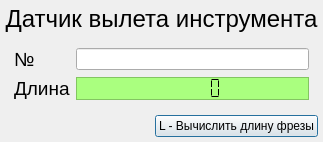
<?xml version="1.0" encoding="UTF-8"?>
<ui version="4.0">
 <class>ToolLengthSensorWindow</class>
 <widget class="QDialog" name="ToolLengthSensorWindow">
  <property name="geometry">
   <rect>
    <x>0</x>
    <y>0</y>
    <width>300</width>
    <height>200</height>
   </rect>
  </property>
  <property name="windowTitle">
   <string>Датчик вылета инструмента</string>
  </property>
  <property name="sizeGripEnabled">
   <bool>false</bool>
  </property>
  <property name="modal">
   <bool>false</bool>
  </property>
  <layout class="QGridLayout" name="gridLayout">
   <property name="sizeConstraint">
    <enum>QLayout::SetFixedSize</enum>
   </property>
   <property name="leftMargin">
    <number>5</number>
   </property>
   <property name="topMargin">
    <number>5</number>
   </property>
   <property name="rightMargin">
    <number>5</number>
   </property>
   <property name="bottomMargin">
    <number>5</number>
   </property>
   <item row="2" column="1">
    <widget class="QPushButton" name="toolLengthSensorPushButton">
     <property name="sizePolicy">
      <sizepolicy hsizetype="Minimum" vsizetype="Preferred">
       <horstretch>0</horstretch>
       <verstretch>0</verstretch>
      </sizepolicy>
     </property>
     <property name="text">
      <string>L - Вычислить длину фрезы</string>
     </property>
     <property name="shortcut">
      <string>L</string>
     </property>
    </widget>
   </item>
   <item row="2" column="0">
    <spacer name="horizontalSpacer">
     <property name="orientation">
      <enum>Qt::Horizontal</enum>
     </property>
     <property name="sizeHint" stdset="0">
      <size>
       <width>100</width>
       <height>20</height>
      </size>
     </property>
    </spacer>
   </item>
   <item row="0" column="0" colspan="2">
    <widget class="QLabel" name="toolLengthSensorTitleLabel">
     <property name="font">
      <font>
       <pointsize>18</pointsize>
      </font>
     </property>
     <property name="text">
      <string>Датчик вылета инструмента</string>
     </property>
     <property name="alignment">
      <set>Qt::AlignCenter</set>
     </property>
    </widget>
   </item>
   <item row="1" column="0" colspan="2">
    <widget class="QFrame" name="toolSettingsFrame">
     <property name="frameShape">
      <enum>QFrame::NoFrame</enum>
     </property>
     <property name="frameShadow">
      <enum>QFrame::Raised</enum>
     </property>
     <layout class="QGridLayout" name="gridLayout_2">
      <item row="1" column="1">
       <widget class="QLabel" name="toolNumberLabel">
        <property name="font">
         <font>
          <pointsize>14</pointsize>
         </font>
        </property>
        <property name="text">
         <string>№</string>
        </property>
       </widget>
      </item>
      <item row="1" column="2">
       <widget class="QLineEdit" name="toolNumberLineEdit"/>
      </item>
      <item row="2" column="1">
       <widget class="QLabel" name="toolLengthLabel">
        <property name="font">
         <font>
          <pointsize>14</pointsize>
         </font>
        </property>
        <property name="text">
         <string>Длина</string>
        </property>
       </widget>
      </item>
      <item row="2" column="2">
       <widget class="QLCDNumber" name="toolLengthLcdNumber">
        <property name="sizePolicy">
         <sizepolicy hsizetype="Preferred" vsizetype="Minimum">
          <horstretch>1</horstretch>
          <verstretch>0</verstretch>
         </sizepolicy>
        </property>
        <property name="palette">
         <palette>
          <active>
           <colorrole role="WindowText">
            <brush brushstyle="SolidPattern">
             <color alpha="255">
              <red>0</red>
              <green>0</green>
              <blue>0</blue>
             </color>
            </brush>
           </colorrole>
           <colorrole role="Button">
            <brush brushstyle="SolidPattern">
             <color alpha="255">
              <red>170</red>
              <green>255</green>
              <blue>127</blue>
             </color>
            </brush>
           </colorrole>
           <colorrole role="Light">
            <brush brushstyle="SolidPattern">
             <color alpha="255">
              <red>255</red>
              <green>255</green>
              <blue>255</blue>
             </color>
            </brush>
           </colorrole>
           <colorrole role="Midlight">
            <brush brushstyle="SolidPattern">
             <color alpha="255">
              <red>212</red>
              <green>255</green>
              <blue>191</blue>
             </color>
            </brush>
           </colorrole>
           <colorrole role="Dark">
            <brush brushstyle="SolidPattern">
             <color alpha="255">
              <red>85</red>
              <green>127</green>
              <blue>63</blue>
             </color>
            </brush>
           </colorrole>
           <colorrole role="Mid">
            <brush brushstyle="SolidPattern">
             <color alpha="255">
              <red>113</red>
              <green>170</green>
              <blue>84</blue>
             </color>
            </brush>
           </colorrole>
           <colorrole role="Text">
            <brush brushstyle="SolidPattern">
             <color alpha="255">
              <red>0</red>
              <green>0</green>
              <blue>0</blue>
             </color>
            </brush>
           </colorrole>
           <colorrole role="BrightText">
            <brush brushstyle="SolidPattern">
             <color alpha="255">
              <red>255</red>
              <green>255</green>
              <blue>255</blue>
             </color>
            </brush>
           </colorrole>
           <colorrole role="ButtonText">
            <brush brushstyle="SolidPattern">
             <color alpha="255">
              <red>0</red>
              <green>0</green>
              <blue>0</blue>
             </color>
            </brush>
           </colorrole>
           <colorrole role="Base">
            <brush brushstyle="SolidPattern">
             <color alpha="255">
              <red>255</red>
              <green>255</green>
              <blue>255</blue>
             </color>
            </brush>
           </colorrole>
           <colorrole role="Window">
            <brush brushstyle="SolidPattern">
             <color alpha="255">
              <red>170</red>
              <green>255</green>
              <blue>127</blue>
             </color>
            </brush>
           </colorrole>
           <colorrole role="Shadow">
            <brush brushstyle="SolidPattern">
             <color alpha="255">
              <red>0</red>
              <green>0</green>
              <blue>0</blue>
             </color>
            </brush>
           </colorrole>
           <colorrole role="AlternateBase">
            <brush brushstyle="SolidPattern">
             <color alpha="255">
              <red>212</red>
              <green>255</green>
              <blue>191</blue>
             </color>
            </brush>
           </colorrole>
           <colorrole role="ToolTipBase">
            <brush brushstyle="SolidPattern">
             <color alpha="255">
              <red>255</red>
              <green>255</green>
              <blue>220</blue>
             </color>
            </brush>
           </colorrole>
           <colorrole role="ToolTipText">
            <brush brushstyle="SolidPattern">
             <color alpha="255">
              <red>0</red>
              <green>0</green>
              <blue>0</blue>
             </color>
            </brush>
           </colorrole>
          </active>
          <inactive>
           <colorrole role="WindowText">
            <brush brushstyle="SolidPattern">
             <color alpha="255">
              <red>0</red>
              <green>0</green>
              <blue>0</blue>
             </color>
            </brush>
           </colorrole>
           <colorrole role="Button">
            <brush brushstyle="SolidPattern">
             <color alpha="255">
              <red>170</red>
              <green>255</green>
              <blue>127</blue>
             </color>
            </brush>
           </colorrole>
           <colorrole role="Light">
            <brush brushstyle="SolidPattern">
             <color alpha="255">
              <red>255</red>
              <green>255</green>
              <blue>255</blue>
             </color>
            </brush>
           </colorrole>
           <colorrole role="Midlight">
            <brush brushstyle="SolidPattern">
             <color alpha="255">
              <red>212</red>
              <green>255</green>
              <blue>191</blue>
             </color>
            </brush>
           </colorrole>
           <colorrole role="Dark">
            <brush brushstyle="SolidPattern">
             <color alpha="255">
              <red>85</red>
              <green>127</green>
              <blue>63</blue>
             </color>
            </brush>
           </colorrole>
           <colorrole role="Mid">
            <brush brushstyle="SolidPattern">
             <color alpha="255">
              <red>113</red>
              <green>170</green>
              <blue>84</blue>
             </color>
            </brush>
           </colorrole>
           <colorrole role="Text">
            <brush brushstyle="SolidPattern">
             <color alpha="255">
              <red>0</red>
              <green>0</green>
              <blue>0</blue>
             </color>
            </brush>
           </colorrole>
           <colorrole role="BrightText">
            <brush brushstyle="SolidPattern">
             <color alpha="255">
              <red>255</red>
              <green>255</green>
              <blue>255</blue>
             </color>
            </brush>
           </colorrole>
           <colorrole role="ButtonText">
            <brush brushstyle="SolidPattern">
             <color alpha="255">
              <red>0</red>
              <green>0</green>
              <blue>0</blue>
             </color>
            </brush>
           </colorrole>
           <colorrole role="Base">
            <brush brushstyle="SolidPattern">
             <color alpha="255">
              <red>255</red>
              <green>255</green>
              <blue>255</blue>
             </color>
            </brush>
           </colorrole>
           <colorrole role="Window">
            <brush brushstyle="SolidPattern">
             <color alpha="255">
              <red>170</red>
              <green>255</green>
              <blue>127</blue>
             </color>
            </brush>
           </colorrole>
           <colorrole role="Shadow">
            <brush brushstyle="SolidPattern">
             <color alpha="255">
              <red>0</red>
              <green>0</green>
              <blue>0</blue>
             </color>
            </brush>
           </colorrole>
           <colorrole role="AlternateBase">
            <brush brushstyle="SolidPattern">
             <color alpha="255">
              <red>212</red>
              <green>255</green>
              <blue>191</blue>
             </color>
            </brush>
           </colorrole>
           <colorrole role="ToolTipBase">
            <brush brushstyle="SolidPattern">
             <color alpha="255">
              <red>255</red>
              <green>255</green>
              <blue>220</blue>
             </color>
            </brush>
           </colorrole>
           <colorrole role="ToolTipText">
            <brush brushstyle="SolidPattern">
             <color alpha="255">
              <red>0</red>
              <green>0</green>
              <blue>0</blue>
             </color>
            </brush>
           </colorrole>
          </inactive>
          <disabled>
           <colorrole role="WindowText">
            <brush brushstyle="SolidPattern">
             <color alpha="255">
              <red>85</red>
              <green>127</green>
              <blue>63</blue>
             </color>
            </brush>
           </colorrole>
           <colorrole role="Button">
            <brush brushstyle="SolidPattern">
             <color alpha="255">
              <red>170</red>
              <green>255</green>
              <blue>127</blue>
             </color>
            </brush>
           </colorrole>
           <colorrole role="Light">
            <brush brushstyle="SolidPattern">
             <color alpha="255">
              <red>255</red>
              <green>255</green>
              <blue>255</blue>
             </color>
            </brush>
           </colorrole>
           <colorrole role="Midlight">
            <brush brushstyle="SolidPattern">
             <color alpha="255">
              <red>212</red>
              <green>255</green>
              <blue>191</blue>
             </color>
            </brush>
           </colorrole>
           <colorrole role="Dark">
            <brush brushstyle="SolidPattern">
             <color alpha="255">
              <red>85</red>
              <green>127</green>
              <blue>63</blue>
             </color>
            </brush>
           </colorrole>
           <colorrole role="Mid">
            <brush brushstyle="SolidPattern">
             <color alpha="255">
              <red>113</red>
              <green>170</green>
              <blue>84</blue>
             </color>
            </brush>
           </colorrole>
           <colorrole role="Text">
            <brush brushstyle="SolidPattern">
             <color alpha="255">
              <red>85</red>
              <green>127</green>
              <blue>63</blue>
             </color>
            </brush>
           </colorrole>
           <colorrole role="BrightText">
            <brush brushstyle="SolidPattern">
             <color alpha="255">
              <red>255</red>
              <green>255</green>
              <blue>255</blue>
             </color>
            </brush>
           </colorrole>
           <colorrole role="ButtonText">
            <brush brushstyle="SolidPattern">
             <color alpha="255">
              <red>85</red>
              <green>127</green>
              <blue>63</blue>
             </color>
            </brush>
           </colorrole>
           <colorrole role="Base">
            <brush brushstyle="SolidPattern">
             <color alpha="255">
              <red>170</red>
              <green>255</green>
              <blue>127</blue>
             </color>
            </brush>
           </colorrole>
           <colorrole role="Window">
            <brush brushstyle="SolidPattern">
             <color alpha="255">
              <red>170</red>
              <green>255</green>
              <blue>127</blue>
             </color>
            </brush>
           </colorrole>
           <colorrole role="Shadow">
            <brush brushstyle="SolidPattern">
             <color alpha="255">
              <red>0</red>
              <green>0</green>
              <blue>0</blue>
             </color>
            </brush>
           </colorrole>
           <colorrole role="AlternateBase">
            <brush brushstyle="SolidPattern">
             <color alpha="255">
              <red>170</red>
              <green>255</green>
              <blue>127</blue>
             </color>
            </brush>
           </colorrole>
           <colorrole role="ToolTipBase">
            <brush brushstyle="SolidPattern">
             <color alpha="255">
              <red>255</red>
              <green>255</green>
              <blue>220</blue>
             </color>
            </brush>
           </colorrole>
           <colorrole role="ToolTipText">
            <brush brushstyle="SolidPattern">
             <color alpha="255">
              <red>0</red>
              <green>0</green>
              <blue>0</blue>
             </color>
            </brush>
           </colorrole>
          </disabled>
         </palette>
        </property>
        <property name="font">
         <font>
          <pointsize>14</pointsize>
          <weight>50</weight>
          <italic>false</italic>
          <bold>false</bold>
          <kerning>true</kerning>
         </font>
        </property>
        <property name="autoFillBackground">
         <bool>true</bool>
        </property>
        <property name="frameShape">
         <enum>QFrame::StyledPanel</enum>
        </property>
        <property name="lineWidth">
         <number>1</number>
        </property>
        <property name="smallDecimalPoint">
         <bool>true</bool>
        </property>
        <property name="segmentStyle">
         <enum>QLCDNumber::Flat</enum>
        </property>
        <property name="intValue" stdset="0">
         <number>0</number>
        </property>
       </widget>
      </item>
     </layout>
    </widget>
   </item>
  </layout>
 </widget>
 <resources/>
 <connections/>
</ui>
